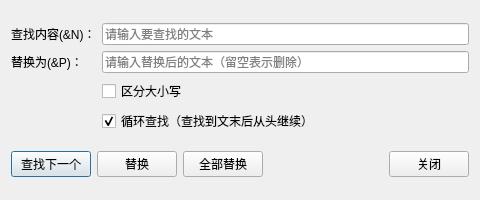
<?xml version="1.0" encoding="UTF-8"?>
<ui version="4.0">
 <class>ReplaceDialog</class>
 <widget class="QDialog" name="ReplaceDialog">
  <property name="geometry">
   <rect>
    <x>0</x>
    <y>0</y>
    <width>480</width>
    <height>200</height>
   </rect>
  </property>
  <property name="windowTitle">
   <string>替换</string>
  </property>
  <layout class="QVBoxLayout" name="verticalLayout">
   <item>
    <layout class="QGridLayout" name="gridLayout">
     <item row="0" column="0">
      <widget class="QLabel" name="findLabel">
       <property name="text">
        <string>查找内容(&amp;N)：</string>
       </property>
      </widget>
     </item>
     <item row="0" column="1">
      <widget class="QLineEdit" name="findLineEdit">
       <property name="placeholderText">
        <string>请输入要查找的文本</string>
       </property>
       <property name="clearButtonEnabled">
        <bool>true</bool>
       </property>
      </widget>
     </item>
     <item row="1" column="0">
      <widget class="QLabel" name="replaceLabel">
       <property name="text">
        <string>替换为(&amp;P)：</string>
       </property>
      </widget>
     </item>
     <item row="1" column="1">
      <widget class="QLineEdit" name="replaceLineEdit">
       <property name="placeholderText">
        <string>请输入替换后的文本（留空表示删除）</string>
       </property>
       <property name="clearButtonEnabled">
        <bool>true</bool>
       </property>
      </widget>
     </item>
     <item row="2" column="1">
      <widget class="QCheckBox" name="caseSensitiveCheck">
       <property name="text">
        <string>区分大小写</string>
       </property>
      </widget>
     </item>
     <item row="3" column="1">
      <widget class="QCheckBox" name="wrapCheck">
       <property name="text">
        <string>循环查找（查找到文末后从头继续）</string>
       </property>
       <property name="checked">
        <bool>true</bool>
       </property>
      </widget>
     </item>
    </layout>
   </item>
   <item>
    <layout class="QHBoxLayout" name="buttonLayout">
     <item>
      <widget class="QPushButton" name="findNextButton">
       <property name="text">
        <string>查找下一个</string>
       </property>
      </widget>
     </item>
     <item>
      <widget class="QPushButton" name="replaceButton">
       <property name="text">
        <string>替换</string>
       </property>
      </widget>
     </item>
     <item>
      <widget class="QPushButton" name="replaceAllButton">
       <property name="text">
        <string>全部替换</string>
       </property>
      </widget>
     </item>
     <item>
      <spacer name="horizontalSpacer">
       <property name="orientation">
        <enum>Qt::Orientation::Horizontal</enum>
       </property>
       <property name="sizeHint" stdset="0">
        <size>
         <width>40</width>
         <height>20</height>
        </size>
       </property>
      </spacer>
     </item>
     <item>
      <widget class="QPushButton" name="closeButton">
       <property name="text">
        <string>关闭</string>
       </property>
      </widget>
     </item>
    </layout>
   </item>
  </layout>
 </widget>
 <resources/>
 <connections/>
</ui>
